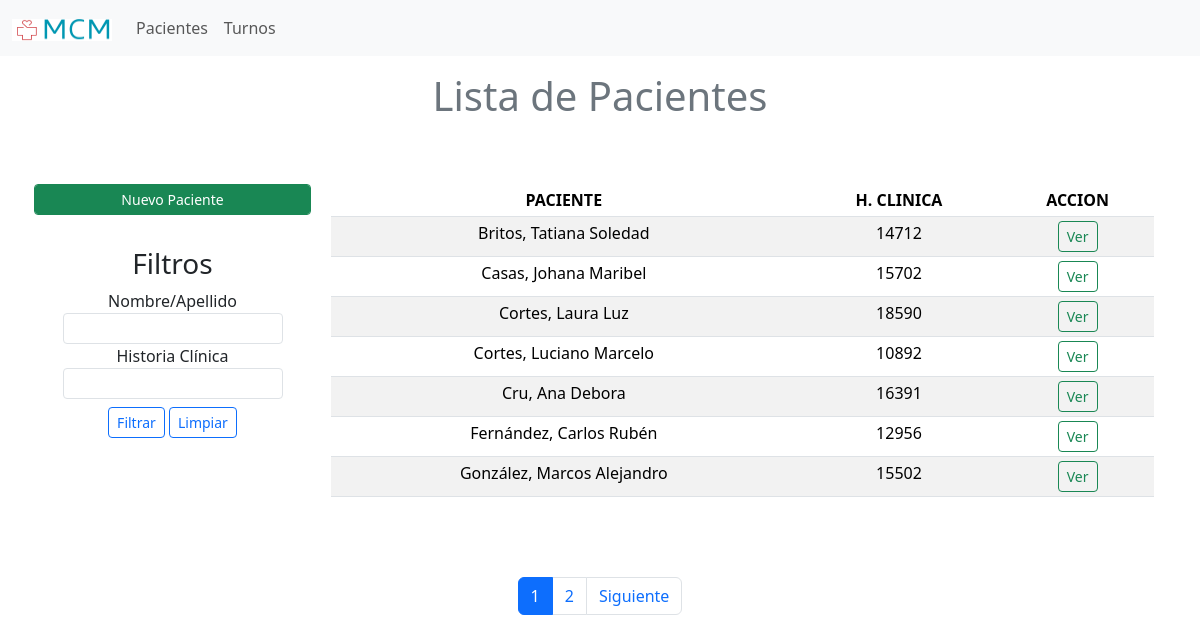
/turnos/listar-pacientes, run on the app's committed database.
### turno/models.py (models this page shows, shortened)
class Paciente(models.Model):
    SEXO = {
        'H': 'Hombre',
        'M': 'Mujer',
    }
    nombre = models.CharField(max_length=50)
    apellido = models.CharField(max_length=30)
    sexo = models.CharField(max_length=1, choices=SEXO, default='H')
    dni = models.CharField(max_length=10, unique=True)
    edad = models.IntegerField()
    h_clinica = models.CharField('Historia Clínica', max_length=20, unique=True)
    class Meta:
        verbose_name = 'Paciente'
        verbose_name_plural = 'Pacientes'
        ordering = ['apellido', 'nombre']
    objects = PacienteManager()

### turno/views.py (the view)
# urls.py: path('listar-pacientes', views.ListarPacientes.as_view(), name='listar_pacientes'),
class ListarPacientes(ListView):
    template_name = "turno/listar_pacientes.html"
    context_object_name = 'pacientes'
    paginate_by = 7
    def get_queryset(self):
        name = self.request.GET.get('nombre', '')
        h_clinica = self.request.GET.get('h_cli', '')
        return Paciente.objects.filtrar_pacientes(name, h_clinica)

### turno/managers.py (called while the page is built)
    def filtrar_pacientes(self, name='', h_cli=''):
        queryset = self.get_queryset()
        if name != '':
            queryset = queryset.filter(
                Q(nombre__icontains = name) |
                Q(apellido__icontains = name)
            ).order_by('apellido')
        if h_cli != '':
            queryset = queryset.filter(
                h_clinica__icontains = h_cli
            ).order_by('-h_clinica')
        return queryset

### turno/templates/turno/listar_pacientes.html (shortened to what this page needs)
{% extends 'turno/base.html' %}
{% block content %}
<h1 class="fs-1 text-center text-secondary mt-3 mb-5">Lista de Pacientes</h1>
<div class="container container-fluid">
    <div class="row justify-content-center">
        <div class="col-12 col-md-3 text-center p-2">
            <div class="row p-2">
                <a href="{% url 'turno:nuevo_paciente' %}" class="btn btn-sm btn-success form-control mb-3">
                    Nuevo Paciente
                </a>
            </div>
            <div class="row p-2">
                <h3>Filtros</h3>
                <form action="{% url 'turno:listar_pacientes' %}#datos" method="get">
                    <label>Nombre/Apellido
                        <input type="text" name="nombre" class="form-control form-control-sm" value="{{ request.GET.nombre|default:'' }}">
                    </label>
                    <br>
                    <label>Historia Clínica
                        <input type="text" name="h_cli" class="form-control form-control-sm" value="{{ request.GET.h_cli|default:'' }}">
                    </label>
                    <br>
                    <button class="btn btn-sm btn-outline-primary mt-2" type="submit">Filtrar</button>
                    <a href="{% url 'turno:listar_pacientes' %}#datos" class="btn btn-sm btn-outline-primary mt-2">Limpiar</a>
                </form>
            </div>
        </div>
        <div id="datos" class="col-12 col-md-9 text-center p-3">
            <table class="table table-striped table-sm">
                <thead>
                    <tr>
                        <th scope="col">PACIENTE</th>
                        <th scope="col">H. CLINICA</th>
                        <th scope="col">ACCION</th>
                    </tr>
                </thead>
                <tbody>
                    {% for p in pacientes %}
                        <tr>
                            <td>{{ p.apellido }}, {{p.nombre}}</th>
                            <td>{{ p.h_clinica }}</td>
                            <td>
                                <a href="{% url 'turno:detalle_paciente' p.id %}" class="btn btn-sm btn-outline-success">Ver</a>
                            </td>
                        </tr>
                    {% endfor %}
                </tbody>
            </table>
        </div>
    </div>
</div>
<br><br>
<div class="row justify-content-center">
    <div class="col">
        {% include 'turno/pagination.html' %}
    </div>
</div>
{% endblock content %}

### data on the page
Paciente: apellido "Britos", nombre "Tatiana Soledad", h_clinica "14712"
Paciente: apellido "Casas", nombre "Johana Maribel", h_clinica "15702"
Paciente: apellido "Cortes", nombre "Laura Luz", h_clinica "18590"
Paciente: apellido "Cortes", nombre "Luciano Marcelo", h_clinica "10892"
Paciente: apellido "Cru", nombre "Ana Debora", h_clinica "16391"
Paciente: apellido "Fernández", nombre "Carlos Rubén", h_clinica "12956"
Paciente: apellido "González", nombre "Marcos Alejandro", h_clinica "15502"

### other printed values
{{ pag }} "1"
{{ pag }} "2"
